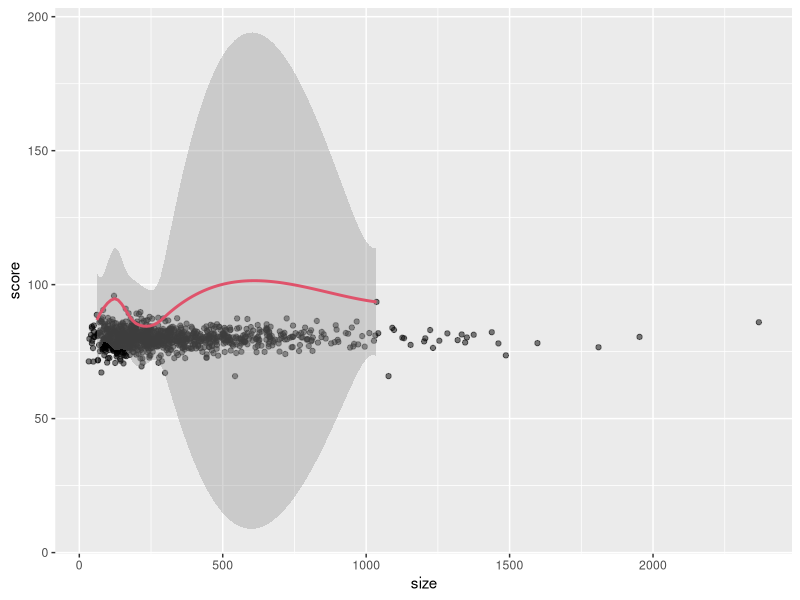
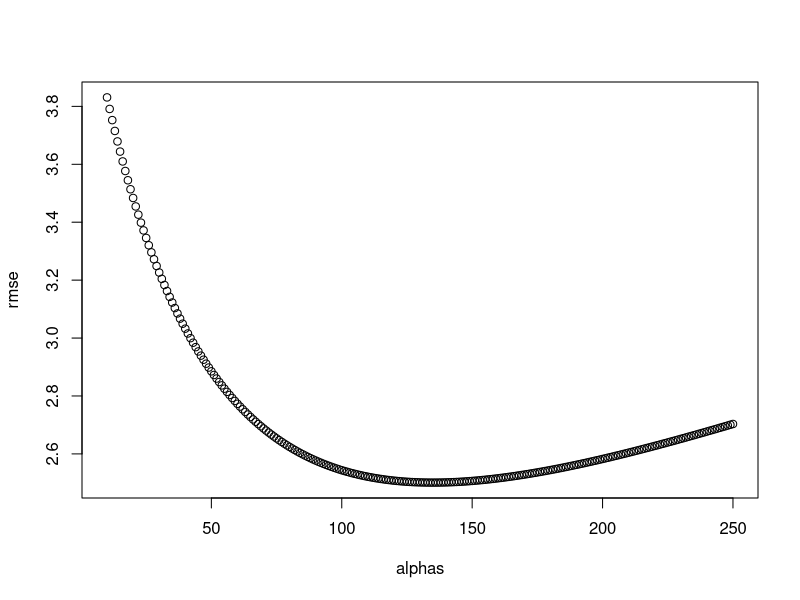
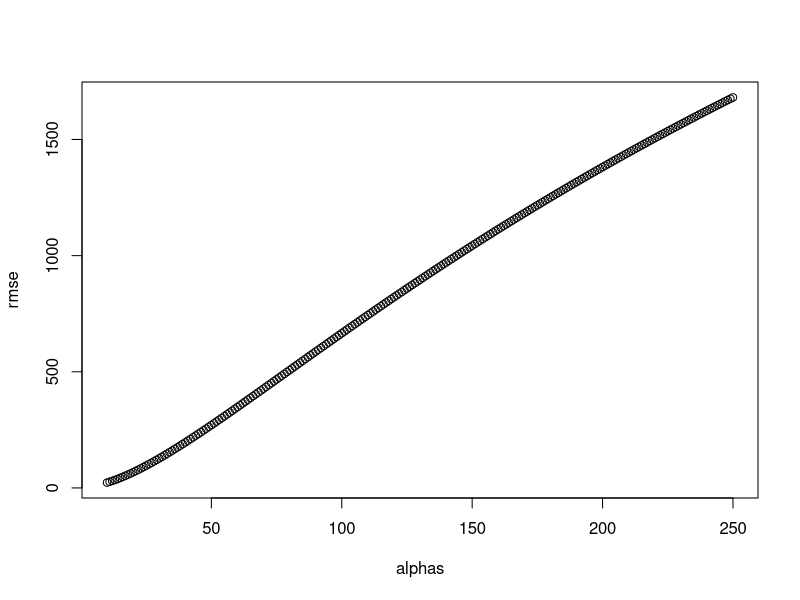

Write R code to recreate these figures, in order.
library(dslabs)
library(tidyverse)
library(caret)


# set.seed(1986) # if using R 3.5 or earlier 
set.seed(1986, sample.kind="Rounding") # if using R 3.6 or later
n <- round(2^rnorm(1000, 8, 1))

set.seed(1, sample.kind="Rounding")
mu <- round(80 + 2*rt(1000, 5))
range(mu)
schools <- data.frame(id = paste("PS", 1:1000),
                      size = n,
                      quality = mu,
                      rank = rank(-mu))

schools %>% top_n(10, quality) %>% arrange(desc(quality))

set.seed(1, sample.kind="Rounding") # if using R 3.6 or later 
mu <- round(80 + 2*rt(1000, 5))

scores <- sapply(1:nrow(schools), function(i){
  scores <- rnorm(schools$size[i], schools$quality[i], 30)
  scores 
})

schools <- schools %>% mutate(score = sapply(scores, mean))

# Q1

schools %>% top_n(10, score) %>% arrange(desc(score)) %>% select(id, size, score)

# Q2

median(schools$size)
schools %>% top_n(10, score) %>% .$size %>% median()

# Q3
median(schools$size)
schools %>% top_n(-10, score) %>% .$size %>% median()

# Q4

schools %>% ggplot(aes(size, score)) +
  geom_point(alpha = 0.5) + 
  geom_smooth(data = filter(schools, rank <= 10), col=2)

# We can see that the standard error of the score has larger variability when the school is smaller. 
# This is a basic statistical reality we learned in PH125.3x: Data Science: Probability and PH125.4x: Data Science: Inference and Modeling courses!
# Note also that several of the top 10 schools based on true quality are also in the top 10 schools based on the exam score:
# schools %>% top_n(10, score) %>% arrange(desc(score))

# Q5

overall <- mean(sapply(scores, mean))
alpha <- 25
score_reg <- sapply(scores, function(x){ overall + sum(x - overall) / (length(x) + alpha) })
schools %>% mutate(score_reg = score_reg) %>%
  top_n(10, score_reg) %>% arrange(desc(score_reg))

# Q6

alphas <- seq(10, 250)
rmse <- sapply(alphas, function(alpha) {
  score_reg <- sapply(scores, function(x){ overall + sum(x - overall) / (length(x) + alpha) })
  mean((score_reg - schools$quality)^2)
})
plot(alphas, rmse)
alphas[which.min(rmse)]

# Q7

alpha <- alphas[which.min(rmse)]
score_reg <- sapply(scores, function(x) {
  overall+sum(x - overall) / (length(x) + alpha)
})
schools %>% mutate(score_reg = score_reg) %>%
  top_n(10, score_reg) %>% arrange(desc(score_reg))

# Q8

alphas <- seq(10, 250)
rmse <- sapply(alphas, function(alpha) {
  score_reg <- sapply(scores, function(x){ sum(x) / (length(x) + alpha) })
  mean((score_reg - schools$quality)^2)
})
plot(alphas, rmse)
alphas[which.min(rmse)]




  
